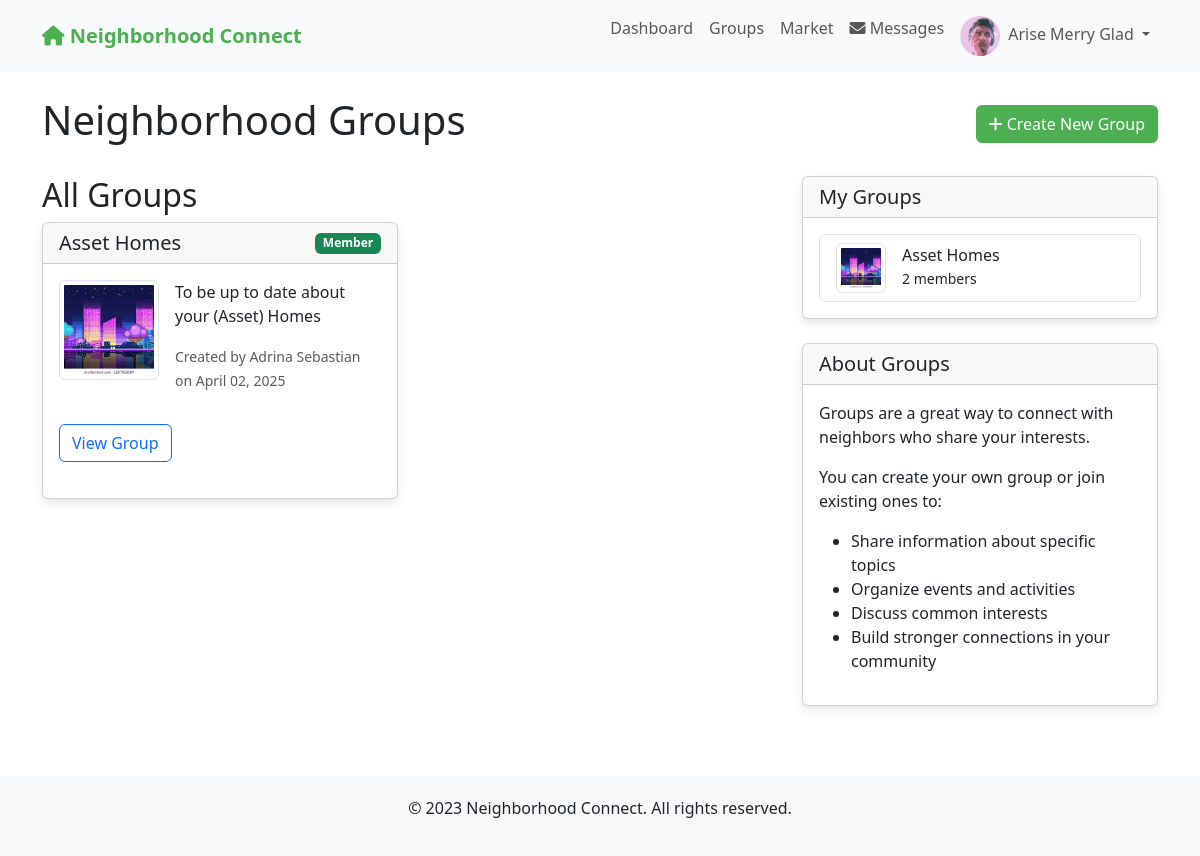
Screenshot of /groups (signed in) with the database file from the repository.
### app.py (models this page shows)
class User(UserMixin, db.Model):
    id = db.Column(db.Integer, primary_key=True)
    email = db.Column(db.String(100), unique=True, nullable=False)
    password = db.Column(db.String(200), nullable=False)
    name = db.Column(db.String(100), nullable=False)
    address = db.Column(db.String(200), nullable=False)
    neighborhood_id = db.Column(db.Integer, db.ForeignKey('neighborhood.id'), nullable=False)
    profile_pic = db.Column(db.String(200), default='default.jpg')
    created_at = db.Column(db.DateTime, default=datetime.utcnow)
    is_admin = db.Column(db.Boolean, default=False)
    posts = db.relationship('Post', backref='author', lazy=True)
    comments = db.relationship('Comment', backref='author', lazy=True)
    incidents = db.relationship('Incident', backref='reporter', lazy=True)
    group_memberships = db.relationship('GroupMember', backref='user', lazy=True)

class Group(db.Model):
    id = db.Column(db.Integer, primary_key=True)
    name = db.Column(db.String(100), nullable=False)
    description = db.Column(db.Text, nullable=False)
    image = db.Column(db.String(200), default='group_default.jpg')
    created_at = db.Column(db.DateTime, default=datetime.utcnow)
    creator_id = db.Column(db.Integer, db.ForeignKey('user.id'), nullable=False)
    neighborhood_id = db.Column(db.Integer, db.ForeignKey('neighborhood.id'), nullable=False)
    creator = db.relationship('User', backref='created_groups')
    members = db.relationship('GroupMember', backref='group', lazy=True, cascade="all, delete-orphan")
    posts = db.relationship('Post', backref='group', lazy=True)

### app.py (the view)
@app.route('/groups')
@login_required
def groups():
    neighborhood_groups = Group.query.filter_by(neighborhood_id=current_user.neighborhood_id).all()
    user_groups = [membership.group for membership in current_user.group_memberships]
    return render_template('groups.html', neighborhood_groups=neighborhood_groups, user_groups=user_groups)

### app.py (called while the page is built)
@login_manager.user_loader
def load_user(user_id):
    return User.query.get(int(user_id))

### templates/groups.html (shortened to what this page needs)
{% extends "base.html" %}
{% block content %}
<div class="d-flex justify-content-between align-items-center mb-4">
    <h1>Neighborhood Groups</h1>
    <a href="{{ url_for('new_group') }}" class="btn btn-primary">
        <i class="fas fa-plus"></i> Create New Group
    </a>
</div>
<div class="row">
    <div class="col-md-8">
        <h2>All Groups</h2>
        {% if neighborhood_groups %}
            <div class="row">
                {% for group in neighborhood_groups %}
                    <div class="col-md-6 mb-4">
                        <div class="card h-100">
                            <div class="card-header d-flex justify-content-between align-items-center">
                                <h5 class="mb-0">{{ group.name }}</h5>
                                {% if group in user_groups %}
                                    <span class="badge bg-success">Member</span>
                                {% endif %}
                            </div>
                            <div class="card-body">
                                <div class="d-flex mb-3">
                                    <img src="{{ url_for('static', filename='uploads/' + group.image) }}" alt="{{ group.name }}" class="img-thumbnail me-3" style="width: 100px; height: 100px; object-fit: cover;">
                                    <div>
                                        <p>{{ group.description[:100] }}{% if group.description|length > 100 %}...{% endif %}</p>
                                        <p class="text-muted">
                                            <small>Created by {{ group.creator.name }} on {{ group.created_at.strftime('%B %d, %Y') }}</small>
                                        </p>
                                    </div>
                                </div>
                                <a href="{{ url_for('view_group', group_id=group.id) }}" class="btn btn-outline-primary">View Group</a>
                            </div>
                        </div>
                    </div>
                {% endfor %}
            </div>
        {% else %}
            <div class="alert alert-info">
                No groups have been created in your neighborhood yet. Be the first to create one!
            </div>
        {% endif %}
    </div>
    <div class="col-md-4">
        <div class="card mb-4">
            <div class="card-header">
                <h5 class="mb-0">My Groups</h5>
            </div>
            <div class="card-body">
                {% if user_groups %}
                    <div class="list-group">
                        {% for group in user_groups %}
                            <a href="{{ url_for('view_group', group_id=group.id) }}" class="list-group-item list-group-item-action">
                                <div class="d-flex align-items-center">
                                    <img src="{{ url_for('static', filename='uploads/' + group.image) }}" alt="{{ group.name }}" class="img-thumbnail me-3" style="width: 50px; height: 50px; object-fit: cover;">
                                    <div>
                                        <h6 class="mb-0">{{ group.name }}</h6>
                                        <small>{{ group.members|length }} members</small>
                                    </div>
                                </div>
                            </a>
                        {% endfor %}
                    </div>
                {% else %}
                    <p>You haven't joined any groups yet.</p>
                    <p>Join a group to connect with neighbors who share your interests!</p>
                {% endif %}
            </div>
        </div>
        <div class="card">
            <div class="card-header">
                <h5 class="mb-0">About Groups</h5>
            </div>
            <div class="card-body">
                <p>Groups are a great way to connect with neighbors who share your interests.</p>
                <p>You can create your own group or join existing ones to:</p>
                <ul>
                    <li>Share information about specific topics</li>
                    <li>Organize events and activities</li>
                    <li>Discuss common interests</li>
                    <li>Build stronger connections in your community</li>
                </ul>
            </div>
        </div>
    </div>
</div>
{% endblock %}

### templates/base.html (shortened to what this page needs)
<!DOCTYPE html>
<html lang="en">
<head>
    <link rel="stylesheet" href="https://cdn.jsdelivr.net/npm/bootstrap@5.3.0/dist/css/bootstrap.min.css">
    <link rel="stylesheet" href="https://cdnjs.cloudflare.com/ajax/libs/font-awesome/6.0.0-beta3/css/all.min.css">
</head>
<body>
    <nav class="navbar navbar-expand-lg navbar-light bg-light">
        <div class="container">
            <a class="navbar-brand" href="{{ url_for('index') }}">
                <i class="fas fa-home"></i> Neighborhood Connect
            </a>
            <div class="collapse navbar-collapse" id="navbarNav">
                <ul class="navbar-nav ms-auto">
                    {% if current_user.is_authenticated %}
                        <li class="nav-item">
                            <a class="nav-link" href="{{ url_for('dashboard') }}">Dashboard</a>
                        </li>
                        <li class="nav-item">
                            <a class="nav-link" href="{{ url_for('groups') }}">Groups</a>
                        </li>
                        <li class="nav-item">
                            <a class="nav-link" href="{{ url_for('market') }}">Market</a>
                        </li>
                        <li class="nav-item">
                            <a class="nav-link" href="{{ url_for('messages') }}">
                                <i class="fas fa-envelope"></i> Messages
                            </a>
                        </li>
                        <li class="nav-item dropdown">
                            <a class="nav-link dropdown-toggle" href="#" id="navbarDropdown" role="button" data-bs-toggle="dropdown" aria-expanded="false">
                                <img src="{{ url_for('static', filename='uploads/' + current_user.profile_pic) }}" alt="Profile" class="profile-img me-1">
                                {{ current_user.name }}
                            </a>
                        </li>
                    {% endif %}
                </ul>
            </div>
        </div>
    </nav>
    <div class="container mt-4">
        {% block content %}{% endblock %}
    </div>
    <footer class="footer">
        <div class="container">
            <p>&copy; 2023 Neighborhood Connect. All rights reserved.</p>
        </div>
    </footer>
</body>
</html>

### templates/base.html (style rules this page uses)
.navbar-brand { font-weight: bold; color: #4CAF50 !important; }
.btn-primary { background-color: #4CAF50; border-color: #4CAF50; }
.card { margin-bottom: 20px; box-shadow: 0 4px 8px rgba(0,0,0,0.1); }
.profile-img { width: 40px; height: 40px; border-radius: 50%; object-fit: cover; }
.footer { margin-top: 50px; padding: 20px 0; background-color: #f8f9fa; text-align: center; }

### rows the page displays
User: profile_pic (picture), name "Arise Merry Glad"
Group: name "Asset Homes", image (picture), description "To be up to date about your (Asset) Homes", creator.name "Adrina Sebastian", created_at "April 02, 2025", members|length "2"
